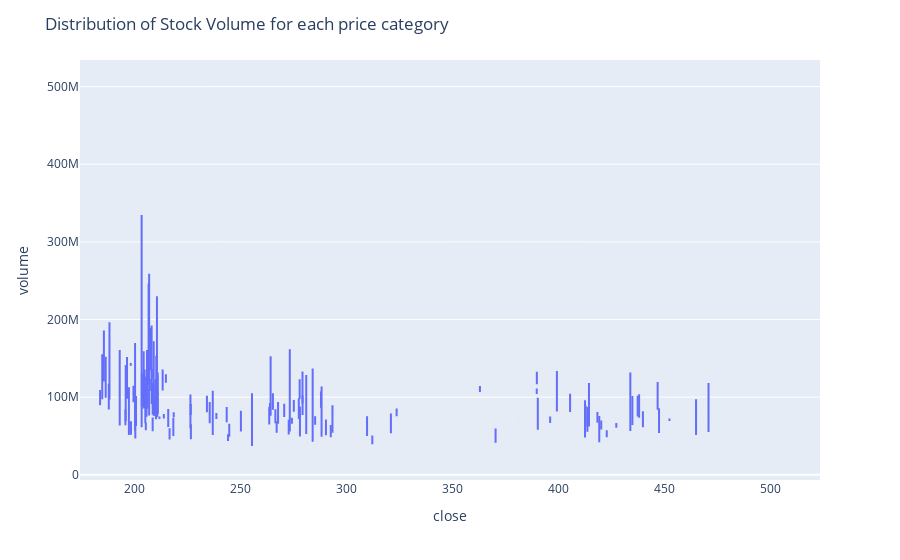

Notebook code cell kept with this figure:
### Code cell
fig = px.box(temp_df, x="Close", y="Volume")

fig.update_layout(
  title="Distribution of Stock Volume for each price category",xaxis_title="close",yaxis_title="volume"
)

fig.show()

### Figure 1 — Plotly figure (JSON) as saved in the notebook; plotly's stock layout.template omitted (floating-point values rounded to 4 significant figures; data arrays with more than 128 entries replaced by an {"elided": "..."} marker saying what was removed)
{"data": [{"alignmentgroup": "True", "hovertemplate": "Close=%{x}<br>Volume=%{y}<extra></extra>", "legendgroup": "", "marker": {"color": "#636efa"}, "name": "", "notched": false, "offsetgroup": "", "orientation": "v", "showlegend": false, "type": "box", "x": {"elided": "2578 float values"}, "x0": " ", "xaxis": "x", "y": {"elided": "2578 int values"}, "y0": " ", "yaxis": "y"}], "layout": {"autosize": true, "boxmode": "group", "legend": {"tracegroupgap": 0}, "margin": {"t": 60}, "title": {"text": "Distribution of Stock Volume for each price category"}, "xaxis": {"anchor": "y", "autorange": true, "domain": [0, 1], "range": [174.2, 523.2], "title": {"text": "close"}, "type": "linear"}, "yaxis": {"anchor": "x", "autorange": true, "domain": [0, 1], "range": [-6784000.0, 534300000.0], "title": {"text": "volume"}, "type": "linear"}}}
